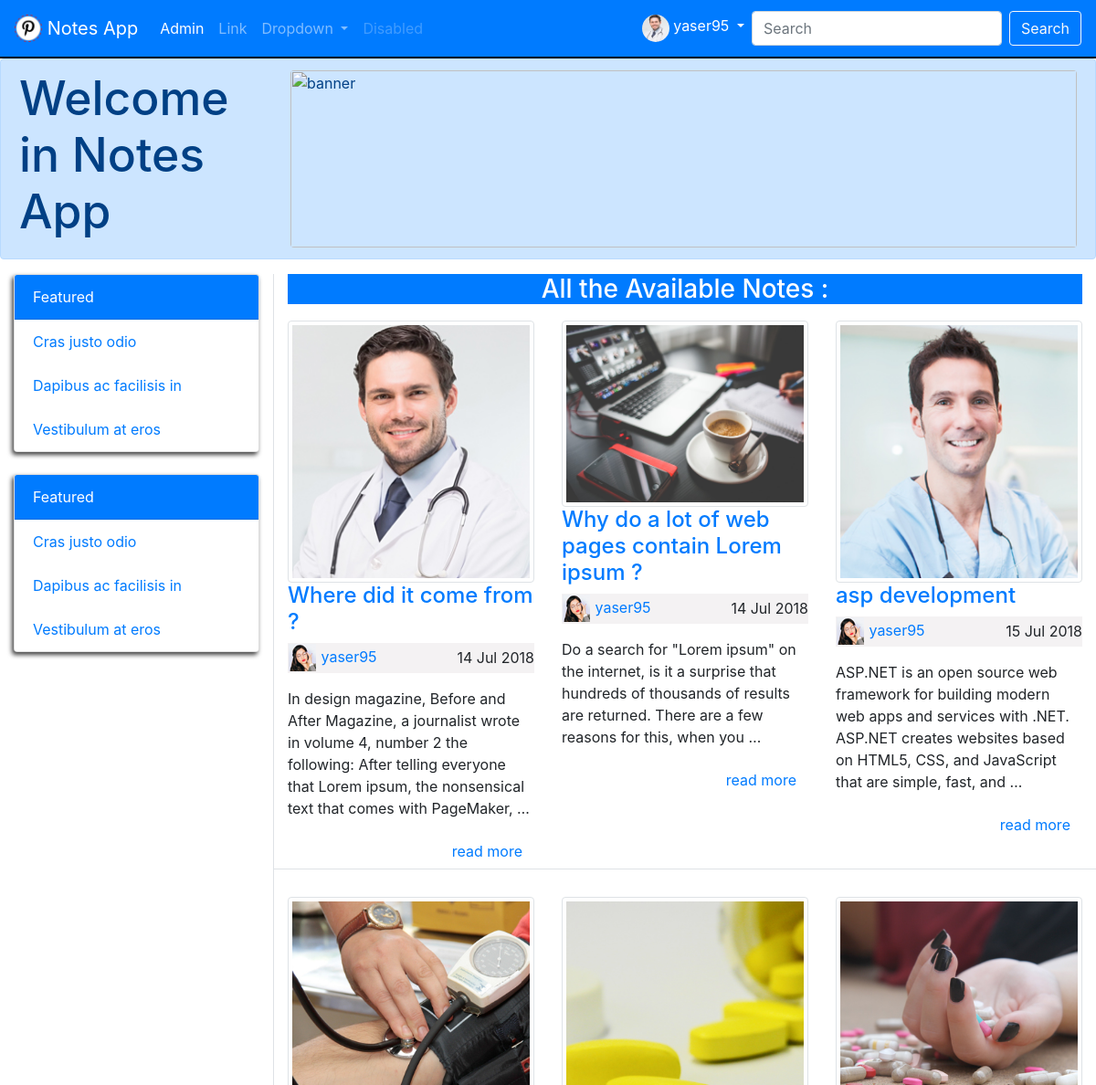
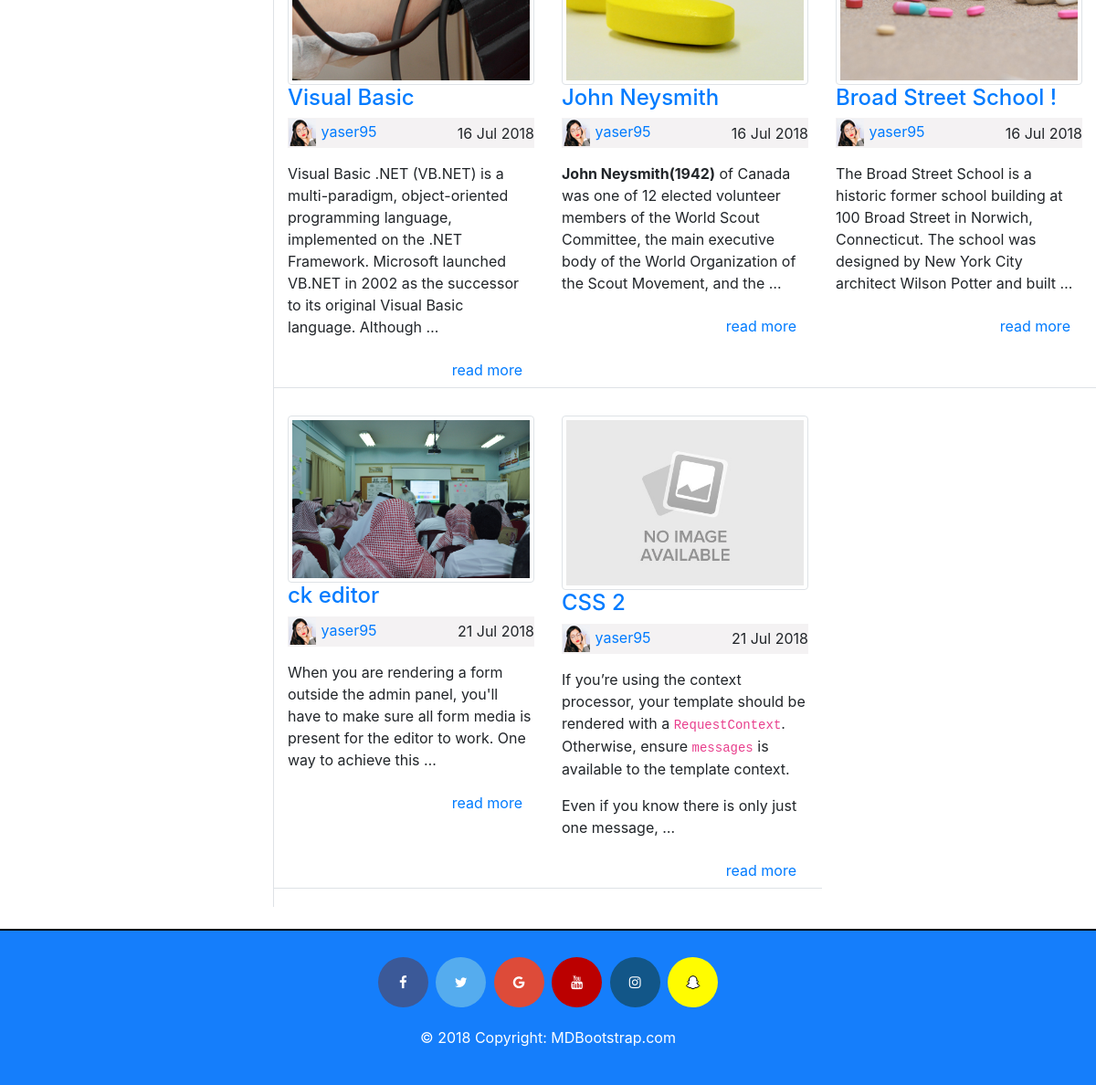
Screenshot of /notes/ (signed in) with the database file from the repository (2 pictures, top to bottom).
### accounts/models.py (models this page shows, shortened)
class ProFile(models.Model):
    user = models.OneToOneField(User, on_delete=models.CASCADE)
    slug = models.SlugField(null=True, blank=True)
    headline = models.CharField(blank=True, max_length=100)
    bio = models.TextField(blank=True)
    img = models.ImageField(upload_to="profile-img", blank=True)
    join_data = models.DateTimeField(blank=True, default=datetime.datetime.now)

### notes_app/models.py (models this page shows, shortened)
class Note(models.Model):
    user = models.ForeignKey(User, on_delete=models.CASCADE)
    title = models.CharField(max_length=50)
    slug = models.SlugField(allow_unicode=True, null=True, blank=True)
    content = RichTextField(null=True, blank=True)
    created = models.DateTimeField(blank=True, default=datetime.datetime.now)
    active = models.BooleanField(default=True)
    tags = models.CharField(blank=True, max_length=100)
    img = models.ImageField(upload_to="notes-img", blank=True)
    def __str__(self):
        return self.title

### notes_app/views.py (the view)
def all_notes(request):
    user = request.user
    all_notes = Note.objects.filter(user = user)
    if request.user.is_authenticated :
        profile = get_object_or_404(ProFile , user = user)
        context = {
            'all_notes' : all_notes ,
            'profile' : profile ,
        }
    else:
        context = {
            'all_notes' : all_notes ,
        }
    return render(request, 'all_notes.html', context)

### notes_app/templates/all_notes.html (shortened to what this page needs)
{% extends 'base.html' %}
{% load static %}
{% block content %}
        <section class="blog-area section-gap">
                <h3 class="text-white text-center bg-primary">All the Available Notes :</h3>
                <div class="row">
                    {% for note in all_notes  %}
                    <div class="single-blog col-lg-4 col-md-4 border-bottom" style="margin-bottom:20px;margin-top:10px;">
                        {% if note.img %}
                        <a href="{% url 'notes:note_detail' note.slug %}">
                            <img class="f-img img-fluid mx-auto img-thumbnail" src="{{note.img.url}}" alt="">
                        </a>
                        {% else %}
                            <img class="f-img img-fluid mx-auto img-thumbnail" src="{% static 'home-static/img/no_image_available.jpg' %}" alt="">
                        {% endif %}
                        <h4>
                            <a href="{% url 'notes:note_detail' note.slug %}">{{note.title}}</a>
                        </h4>
                        <div class="bottom d-flex justify-content-between align-items-center flex-wrap" style="background-color:#f4f2f3;">
                            <div>
                                <img class="img-fluid" src="{% static 'home-static/img/user.png' %}" alt="">
                                <a href="{% url 'accounts:profile' note.user %}"><span>{{note.user.username}}</span></a>
                            </div>
                            <div class="meta">
                                {{note.created|date:'j M Y'}}
                            </div>
                        </div>
                        <p>{{note.content|safe|truncatewords:"30"|linebreaks}}</p>
                        <a class="btn btn-link float-sm-right" href="{% url 'notes:note_detail' note.slug %}">read more</a>
                    </div>
                    {% endfor %}
                </div>
            </div>
{% endblock %}

### templates/base.html (shortened to what this page needs)
{% load static %}
{% load bootstrap4 %}
<html>
    <head>
        <link rel="stylesheet" href="https://stackpath.bootstrapcdn.com/bootstrap/4.1.0/css/bootstrap.min.css">
        <link rel="stylesheet" href="https://cdnjs.cloudflare.com/ajax/libs/font-awesome/4.7.0/css/font-awesome.min.css">
        <link rel="stylesheet" href="{% static 'home-static/css/socialmedia.css' %}">
    </head>
    <body>
        <nav class="navbar navbar-expand-lg navbar-dark bg-primary" style="border-bottom: 2px solid black;">
          <a class="navbar-brand" href="/">
            <img src="{% static 'home-static/img/pinterest-logo-brand.png' %}" width="30" height="30" class="d-inline-block align-top" alt="">
            Notes App
          </a>
          <div class="collapse navbar-collapse" id="navbarSupportedContent">
            <ul class="navbar-nav mr-auto">
              <li class="nav-item active">
                <a class="nav-link" href="http://127.0.0.1:8000/admin/">Admin <span class="sr-only">(current)</span></a>
              </li>
              <li class="nav-item">
                <a class="nav-link" href="#">Link</a>
              </li>
              <li class="nav-item dropdown">
                <a class="nav-link dropdown-toggle" href="#" id="navbarDropdown" role="button" data-toggle="dropdown" aria-haspopup="true" aria-expanded="false">
                  Dropdown
                </a>
              </li>
              <li class="nav-item">
                <a class="nav-link disabled" href="#">Disabled</a>
              </li>
            </ul>
            <ul class="navbar-nav ml-auto">
                {% if user.is_authenticated %}
                    <li class="nav-item dropdown active">
                      <a class="nav-link dropdown-toggle" href="#" id="navbarDropdown" role="button" data-toggle="dropdown" aria-haspopup="true" aria-expanded="false">
                        {% if profile.img %}
                            <img class="d-inline-block align-top rounded-circle" src="{{profile.img.url}}"  style="width: 30px; height: 30px;" alt="image profile">
                        {% endif %}
                            {{user.username}}
                      </a>
                    </li>
                {% endif %}
            </ul>
            <form class="form-inline my-2 my-lg-0">
              <input class="form-control mr-sm-2" type="search" placeholder="Search" aria-label="Search">
              <button class="btn btn-outline-light my-2 my-sm-0" type="submit">Search</button>
            </form>
          </div>
        </nav>
        <div class="page-header">
            <div class="alert alert-primary" role="alert">
                <div class="row">
                    <div class="col-sm-3" style="display: flex; flex-direction: row; flex-wrap: wrap; justify-content: center; align-items: center;">
                        <h1 style="font-size:4.3vw;">Welcome in Notes App</h1>
                    </div>
                    <div class="col-sm-9">
                        <img src="{% static 'home-static/img/banner.jpg' %}" class="img-fluid rounded" alt="banner" width="100%" height="70px">
                    </div>
                </div>
            </div>
        </div>
        <div class="content container-fluid">
            <div class="row">
                <div class="border-right col-sm-3">
                    <div class="card sidebar" style="width: 100%;">
                      <div class="card-header text-white bg-primary">
                        Featured
                      </div>
                      <ul class="list-group list-group-flush">
                          <a href="#"><li class="list-group-item">Cras justo odio</li></a>
                          <a href="#"><li class="list-group-item">Dapibus ac facilisis in</li></a>
                          <a href="#"><li class="list-group-item">Vestibulum at eros</li></a>
                      </ul>
                    </div>
                    <br>
                    <div class="card sidebar" style="width: 100%;">
                      <div class="card-header text-white bg-primary">
                        Featured
                      </div>
                      <ul class="list-group list-group-flush">
                        <a href="#"><li class="list-group-item">Cras justo odio</li></a>
                        <a href="#"><li class="list-group-item">Dapibus ac facilisis in</li></a>
                        <a href="#"><li class="list-group-item">Vestibulum at eros</li></a>
                      </ul>
                    </div>
                    <br>
                </div>
                <div class="col-sm-9">
                {% block content %}
                {% endblock %}
                </div>
            </div>
        <br>
        <footer class="page-footer font-small text-white text-center py-4" style="background-color: #157efb; border-top: 2px solid black;">
            <a href="#" class="fa fa-facebook"></a>
            <a href="#" class="fa fa-twitter"></a>
            <a href="#" class="fa fa-google"></a>
            <a href="#" class="fa fa-youtube"></a>
            <a href="#" class="fa fa-instagram"></a>
            <a href="#" class="fa fa-snapchat-ghost"></a>
            <div class="footer-copyright text-white text-center py-3">© 2018 Copyright:
              <a href="https://mdbootstrap.com/bootstrap-tutorial/" style="color:white"> MDBootstrap.com</a>
            </div>
          </footer>
    </body>
</html>

### static/home-static/css/socialmedia.css (style rules this page uses)
.fa { padding: 20px; font-size: 15px; width: 55px; text-align: center; text-decoration: none; margin: 5px 2px; border-radius: 50%; }
.fa-facebook { background: #3B5998; color: white; }
.fa-twitter { background: #55ACEE; color: white; }
.fa-google { background: #dd4b39; color: white; }
.fa-youtube { background: #bb0000; color: white; }
.fa-instagram { background: #125688; color: white; }
.fa-snapchat-ghost { background: #fffc00; color: white; text-shadow: -1px 0 black, 0 1px black, 1px 0 black, 0 -1px black; }
.sidebar { -webkit-box-shadow: -2px 3px 5px 0px rgba(0,0,0,0.75); -moz-box-shadow: -2px 3px 5px 0px rgba(0,0,0,0.75); box-shadow: -2px 3px 5px 0px rgba(0,0,0,0.75); }

### rows the page displays
ProFile: img (picture)
Note: img (picture), title "Where did it come from ?", user.username "yaser95", created "14 Jul 2018", content "In design magazine, Before and After Magazine, a journalist wrote in volume 4, number 2 the following: After telling everyone that Lorem ipsum, the nonsensical text that comes with PageMaker, …"
Note: img (picture), title "Why do a lot of web pages contain Lorem ipsum ?", user.username "yaser95", created "14 Jul 2018", content "Do a search for \"Lorem ipsum\" on the internet, is it a surprise that hundreds of thousands of results are returned. There are a few reasons for this, when you …"
Note: img (picture), title "asp development", user.username "yaser95", created "15 Jul 2018", content "ASP.NET is an open source web framework for building modern web apps and services with .NET. ASP.NET creates websites based on HTML5, CSS, and JavaScript that are simple, fast, and …"
Note: img (picture), title "Visual Basic", user.username "yaser95", created "16 Jul 2018", content "Visual Basic .NET (VB.NET) is a multi-paradigm, object-oriented programming language, implemented on the .NET Framework. Microsoft launched VB.NET in 2002 as the successor to its original Visual Basic language. Although …"
Note: img (picture), title "John Neysmith", user.username "yaser95", created "16 Jul 2018", content "John Neysmith(1942) of Canada was one of 12 elected volunteer members of the World Scout Committee, the main executive body of the World Organization of the Scout Movement, and the …"
Note: img (picture), title "Broad Street School !", user.username "yaser95", created "16 Jul 2018", content "The Broad Street School is a historic former school building at 100 Broad Street in Norwich, Connecticut. The school was designed by New York City architect Wilson Potter and built …"
Note: img (picture), title "ck editor", user.username "yaser95", created "21 Jul 2018", content "When you are rendering a form outside the admin panel, you'll have to make sure all form media is present for the editor to work. One way to achieve this …"
Note: title "CSS 2", user.username "yaser95", created "21 Jul 2018", content "If you’re using the context processor, your template should be rendered with a RequestContext . Otherwise, ensure messages is available to the template context. Even if you know there is only just one message, …"

### other values shown
{{ user.username }} "yaser95"
